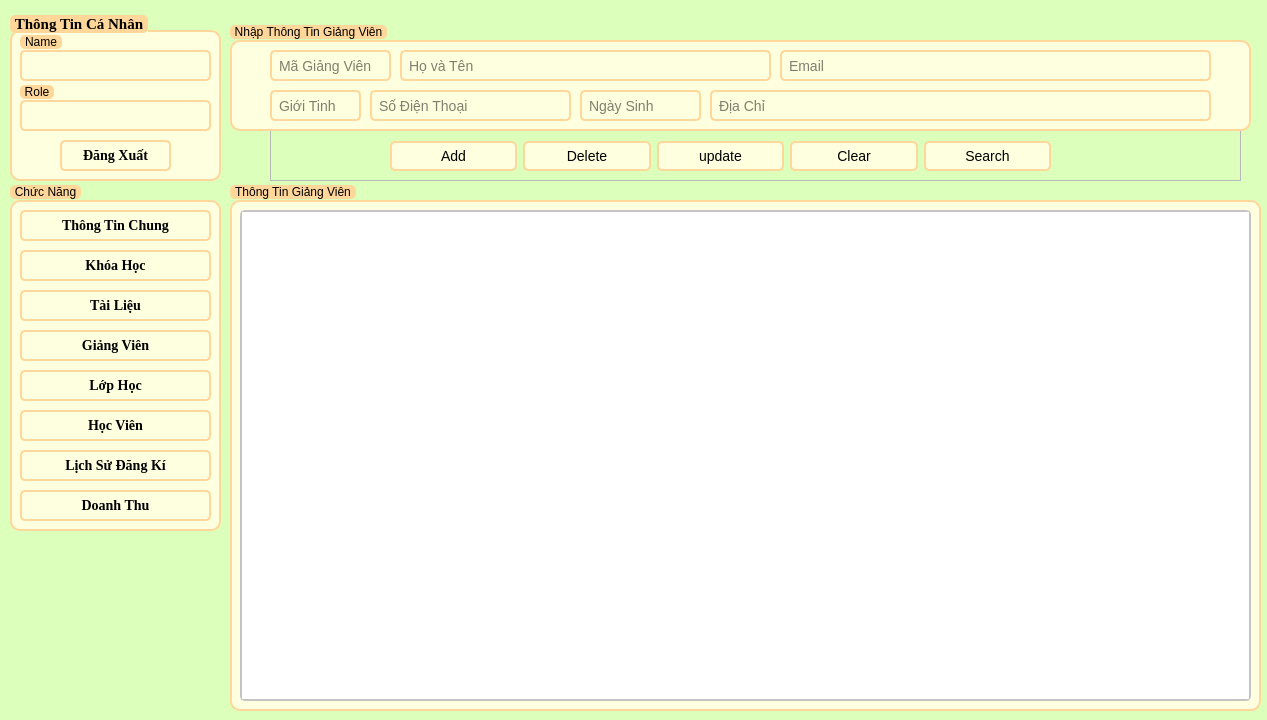
<?xml version="1.0" encoding="UTF-8"?>
<ui version="4.0">
 <class>GiangVien</class>
 <widget class="QWidget" name="GiangVien">
  <property name="geometry">
   <rect>
    <x>0</x>
    <y>0</y>
    <width>1267</width>
    <height>720</height>
   </rect>
  </property>
  <property name="windowTitle">
   <string>Form</string>
  </property>
  <property name="styleSheet">
   <string notr="true">*{
	font: 700 11pt &quot;Times New Roman&quot;;
}
QWidget#GiangVien {
    background-color: #DDFFBC
}

/* LineEdit Styles */
QLineEdit {
    border: 2px solid #FFD79A;
    border-radius: 5px;
    padding: 5px;
    background-color: #FEFFDE;
    font-size: 14px;
}

QLineEdit:focus {
    border: 2px solid #0078d7;
}

/* PushButton Styles */
QPushButton {
    border: 2px solid #FFD79A;
    border-radius: 5px;
    padding: 5px 15px;
    background-color: #FEFFDE;
    color: #000000;
    font-size: 14px;
}

QPushButton:hover {
    background-color: #FFD79A;
}

QPushButton:pressed {
    background-color: #004494;
}

/* TableWidget Styles */
QTableWidget {
    border: 2px solid #c4c4c4;
    border-radius: 5px;
    font-size: 14px;
}

QHeaderView::section {
    background-color: #FFFAC0;
    color: #9DE6E8;
    padding: 5px;
    border: 1px solid #c4c4c4;
}

QTableWidget::item {
    padding: 5px;
}

QTableWidget::item:selected {
    background-color: #FFD79A;
    color: #FFFAC0;
}

QTableWidget::item:hover {
    background-color: #FFD79A;
}

/* ScrollBar Styles */
QScrollBar:vertical {
    border: none;
    background: #f0f0f0;
    width: 12px;
    margin: 15px 0 15px 0;
}

QScrollBar::handle:vertical {
    background: #c4c4c4;
    min-height: 20px;
    border-radius: 5px;
}

QScrollBar::add-line:vertical,
QScrollBar::sub-line:vertical {
    height: 0;
}

QScrollBar::add-page:vertical,
QScrollBar::sub-page:vertical {
    background: none;
}
/* GroupBox Styles */
QGroupBox {
    border: 2px solid #FFD79A;
    border-radius: 10px;
    margin-top: 20px;
    background-color: #FEFFDE;
    padding: 10px;
}

QGroupBox::title {
    subcontrol-origin: margin;
    subcontrol-position: top left;
	top: 5px;
    padding: 0 3px;
    background-color: #FFD79A;
    border-radius: 5px;
    color: #000000;
    font-size: 14pt;
    font-weight: bold;
}</string>
  </property>
  <widget class="QFrame" name="frame_chucnang">
   <property name="geometry">
    <rect>
     <x>270</x>
     <y>130</y>
     <width>971</width>
     <height>51</height>
    </rect>
   </property>
   <property name="frameShape">
    <enum>QFrame::StyledPanel</enum>
   </property>
   <property name="frameShadow">
    <enum>QFrame::Raised</enum>
   </property>
   <widget class="QWidget" name="layoutWidget_6">
    <property name="geometry">
     <rect>
      <x>120</x>
      <y>10</y>
      <width>661</width>
      <height>32</height>
     </rect>
    </property>
    <layout class="QHBoxLayout" name="horizontalLayout_6">
     <item>
      <widget class="QPushButton" name="btn_them">
       <property name="autoFillBackground">
        <bool>false</bool>
       </property>
       <property name="text">
        <string>Add</string>
       </property>
       <property name="icon">
        <iconset>
         <normaloff>../../icon/add.svg</normaloff>../../icon/add.svg</iconset>
       </property>
       <property name="iconSize">
        <size>
         <width>20</width>
         <height>16</height>
        </size>
       </property>
       <property name="shortcut">
        <string notr="true"/>
       </property>
      </widget>
     </item>
     <item>
      <widget class="QPushButton" name="btn_xoa">
       <property name="text">
        <string>Delete</string>
       </property>
       <property name="icon">
        <iconset>
         <normaloff>../../icon/delete.svg</normaloff>../../icon/delete.svg</iconset>
       </property>
       <property name="shortcut">
        <string notr="true"/>
       </property>
      </widget>
     </item>
     <item>
      <widget class="QPushButton" name="btn_capnhat">
       <property name="text">
        <string>update</string>
       </property>
       <property name="icon">
        <iconset>
         <normaloff>../../icon/update.svg</normaloff>../../icon/update.svg</iconset>
       </property>
       <property name="shortcut">
        <string notr="true"/>
       </property>
      </widget>
     </item>
     <item>
      <widget class="QPushButton" name="btn_xoathongtin">
       <property name="text">
        <string>Clear</string>
       </property>
       <property name="icon">
        <iconset>
         <normaloff>../../icon/clearall.svg</normaloff>../../icon/clearall.svg</iconset>
       </property>
       <property name="shortcut">
        <string notr="true"/>
       </property>
      </widget>
     </item>
     <item>
      <widget class="QPushButton" name="btn_tim">
       <property name="text">
        <string>Search</string>
       </property>
       <property name="icon">
        <iconset>
         <normaloff>../../icon/search.svg</normaloff>../../icon/search.svg</iconset>
       </property>
       <property name="shortcut">
        <string notr="true"/>
       </property>
      </widget>
     </item>
    </layout>
   </widget>
  </widget>
  <widget class="QGroupBox" name="groupBox">
   <property name="geometry">
    <rect>
     <x>230</x>
     <y>20</y>
     <width>1021</width>
     <height>111</height>
    </rect>
   </property>
   <property name="title">
    <string>Nhập Thông Tin Giảng Viên</string>
   </property>
   <widget class="QLineEdit" name="ngaysinh">
    <property name="geometry">
     <rect>
      <x>350</x>
      <y>70</y>
      <width>121</width>
      <height>31</height>
     </rect>
    </property>
    <property name="placeholderText">
     <string>Ngày Sinh</string>
    </property>
   </widget>
   <widget class="QLineEdit" name="diachi">
    <property name="geometry">
     <rect>
      <x>480</x>
      <y>70</y>
      <width>501</width>
      <height>31</height>
     </rect>
    </property>
    <property name="placeholderText">
     <string>Địa Chỉ</string>
    </property>
   </widget>
   <widget class="QLineEdit" name="sex">
    <property name="geometry">
     <rect>
      <x>40</x>
      <y>70</y>
      <width>91</width>
      <height>31</height>
     </rect>
    </property>
    <property name="placeholderText">
     <string>Giới Tinh</string>
    </property>
   </widget>
   <widget class="QLineEdit" name="hovaten">
    <property name="geometry">
     <rect>
      <x>170</x>
      <y>30</y>
      <width>371</width>
      <height>31</height>
     </rect>
    </property>
    <property name="placeholderText">
     <string>Họ và Tên</string>
    </property>
   </widget>
   <widget class="QLineEdit" name="sodt">
    <property name="geometry">
     <rect>
      <x>140</x>
      <y>70</y>
      <width>201</width>
      <height>31</height>
     </rect>
    </property>
    <property name="placeholderText">
     <string>Số Điện Thoại</string>
    </property>
   </widget>
   <widget class="QLineEdit" name="magiangvien">
    <property name="geometry">
     <rect>
      <x>40</x>
      <y>30</y>
      <width>121</width>
      <height>31</height>
     </rect>
    </property>
    <property name="placeholderText">
     <string>Mã Giảng Viên</string>
    </property>
   </widget>
   <widget class="QLineEdit" name="email">
    <property name="geometry">
     <rect>
      <x>550</x>
      <y>30</y>
      <width>431</width>
      <height>31</height>
     </rect>
    </property>
    <property name="placeholderText">
     <string>Email</string>
    </property>
   </widget>
  </widget>
  <widget class="QGroupBox" name="groupBox_5">
   <property name="geometry">
    <rect>
     <x>10</x>
     <y>180</y>
     <width>211</width>
     <height>351</height>
    </rect>
   </property>
   <property name="title">
    <string>Chức Năng</string>
   </property>
   <widget class="QPushButton" name="btn_doanhthu">
    <property name="geometry">
     <rect>
      <x>10</x>
      <y>310</y>
      <width>191</width>
      <height>31</height>
     </rect>
    </property>
    <property name="font">
     <font>
      <family>Times New Roman</family>
      <pointsize>-1</pointsize>
      <italic>false</italic>
      <bold>true</bold>
      <underline>false</underline>
      <strikeout>false</strikeout>
     </font>
    </property>
    <property name="text">
     <string>Doanh Thu</string>
    </property>
   </widget>
   <widget class="QPushButton" name="btn_lichsudangki">
    <property name="geometry">
     <rect>
      <x>10</x>
      <y>270</y>
      <width>191</width>
      <height>31</height>
     </rect>
    </property>
    <property name="font">
     <font>
      <family>Times New Roman</family>
      <pointsize>-1</pointsize>
      <italic>false</italic>
      <bold>true</bold>
      <underline>false</underline>
      <strikeout>false</strikeout>
     </font>
    </property>
    <property name="text">
     <string>Lịch Sử Đăng Kí</string>
    </property>
   </widget>
   <widget class="QPushButton" name="btn_tailieu">
    <property name="enabled">
     <bool>true</bool>
    </property>
    <property name="geometry">
     <rect>
      <x>10</x>
      <y>110</y>
      <width>191</width>
      <height>31</height>
     </rect>
    </property>
    <property name="font">
     <font>
      <family>Times New Roman</family>
      <pointsize>-1</pointsize>
      <italic>false</italic>
      <bold>true</bold>
      <underline>false</underline>
      <strikeout>false</strikeout>
     </font>
    </property>
    <property name="text">
     <string>Tài Liệu</string>
    </property>
   </widget>
   <widget class="QPushButton" name="btn_hocvien">
    <property name="geometry">
     <rect>
      <x>10</x>
      <y>230</y>
      <width>191</width>
      <height>31</height>
     </rect>
    </property>
    <property name="font">
     <font>
      <family>Times New Roman</family>
      <pointsize>-1</pointsize>
      <italic>false</italic>
      <bold>true</bold>
      <underline>false</underline>
      <strikeout>false</strikeout>
     </font>
    </property>
    <property name="text">
     <string>Học Viên</string>
    </property>
   </widget>
   <widget class="QPushButton" name="btn_lophoc">
    <property name="geometry">
     <rect>
      <x>10</x>
      <y>190</y>
      <width>191</width>
      <height>31</height>
     </rect>
    </property>
    <property name="font">
     <font>
      <family>Times New Roman</family>
      <pointsize>-1</pointsize>
      <italic>false</italic>
      <bold>true</bold>
      <underline>false</underline>
      <strikeout>false</strikeout>
     </font>
    </property>
    <property name="text">
     <string>Lớp Học</string>
    </property>
   </widget>
   <widget class="QPushButton" name="btn_giangvien">
    <property name="enabled">
     <bool>false</bool>
    </property>
    <property name="geometry">
     <rect>
      <x>10</x>
      <y>150</y>
      <width>191</width>
      <height>31</height>
     </rect>
    </property>
    <property name="font">
     <font>
      <family>Times New Roman</family>
      <pointsize>-1</pointsize>
      <italic>false</italic>
      <bold>true</bold>
      <underline>false</underline>
      <strikeout>false</strikeout>
     </font>
    </property>
    <property name="text">
     <string>Giảng Viên</string>
    </property>
   </widget>
   <widget class="QPushButton" name="btn_thongtinchung">
    <property name="enabled">
     <bool>true</bool>
    </property>
    <property name="geometry">
     <rect>
      <x>10</x>
      <y>30</y>
      <width>191</width>
      <height>31</height>
     </rect>
    </property>
    <property name="font">
     <font>
      <family>Times New Roman</family>
      <pointsize>-1</pointsize>
      <italic>false</italic>
      <bold>true</bold>
      <underline>false</underline>
      <strikeout>false</strikeout>
     </font>
    </property>
    <property name="text">
     <string>Thông Tin Chung</string>
    </property>
   </widget>
   <widget class="QPushButton" name="btn_khoahoc">
    <property name="enabled">
     <bool>true</bool>
    </property>
    <property name="geometry">
     <rect>
      <x>10</x>
      <y>70</y>
      <width>191</width>
      <height>31</height>
     </rect>
    </property>
    <property name="font">
     <font>
      <family>Times New Roman</family>
      <pointsize>-1</pointsize>
      <italic>false</italic>
      <bold>true</bold>
      <underline>false</underline>
      <strikeout>false</strikeout>
     </font>
    </property>
    <property name="text">
     <string>Khóa Học</string>
    </property>
   </widget>
  </widget>
  <widget class="QGroupBox" name="groupBox_2">
   <property name="enabled">
    <bool>true</bool>
   </property>
   <property name="geometry">
    <rect>
     <x>10</x>
     <y>10</y>
     <width>211</width>
     <height>171</height>
    </rect>
   </property>
   <property name="font">
    <font>
     <family>Times New Roman</family>
     <pointsize>11</pointsize>
     <italic>false</italic>
     <bold>true</bold>
    </font>
   </property>
   <property name="title">
    <string>Thông Tin Cá Nhân</string>
   </property>
   <widget class="QPushButton" name="btn_dangxuat">
    <property name="geometry">
     <rect>
      <x>50</x>
      <y>130</y>
      <width>111</width>
      <height>31</height>
     </rect>
    </property>
    <property name="font">
     <font>
      <family>Times New Roman</family>
      <pointsize>-1</pointsize>
      <italic>false</italic>
      <bold>true</bold>
      <underline>false</underline>
      <strikeout>false</strikeout>
     </font>
    </property>
    <property name="styleSheet">
     <string notr="true"/>
    </property>
    <property name="text">
     <string>Đăng Xuất</string>
    </property>
   </widget>
   <widget class="QGroupBox" name="groupBox_3">
    <property name="geometry">
     <rect>
      <x>10</x>
      <y>70</y>
      <width>191</width>
      <height>51</height>
     </rect>
    </property>
    <property name="title">
     <string>Role</string>
    </property>
    <widget class="QLineEdit" name="infor_role">
     <property name="enabled">
      <bool>false</bool>
     </property>
     <property name="geometry">
      <rect>
       <x>0</x>
       <y>20</y>
       <width>191</width>
       <height>31</height>
      </rect>
     </property>
    </widget>
   </widget>
   <widget class="QGroupBox" name="groupBox_4">
    <property name="geometry">
     <rect>
      <x>10</x>
      <y>20</y>
      <width>191</width>
      <height>51</height>
     </rect>
    </property>
    <property name="layoutDirection">
     <enum>Qt::LeftToRight</enum>
    </property>
    <property name="autoFillBackground">
     <bool>false</bool>
    </property>
    <property name="title">
     <string>Name</string>
    </property>
    <widget class="QLineEdit" name="infor_username">
     <property name="enabled">
      <bool>false</bool>
     </property>
     <property name="geometry">
      <rect>
       <x>0</x>
       <y>20</y>
       <width>191</width>
       <height>31</height>
      </rect>
     </property>
    </widget>
   </widget>
  </widget>
  <widget class="QGroupBox" name="groupBox_6">
   <property name="geometry">
    <rect>
     <x>230</x>
     <y>180</y>
     <width>1031</width>
     <height>531</height>
    </rect>
   </property>
   <property name="title">
    <string>Thông Tin Giảng Viên</string>
   </property>
   <widget class="QTableWidget" name="result_table">
    <property name="enabled">
     <bool>true</bool>
    </property>
    <property name="geometry">
     <rect>
      <x>10</x>
      <y>30</y>
      <width>1011</width>
      <height>491</height>
     </rect>
    </property>
   </widget>
  </widget>
 </widget>
 <resources/>
 <connections/>
</ui>
